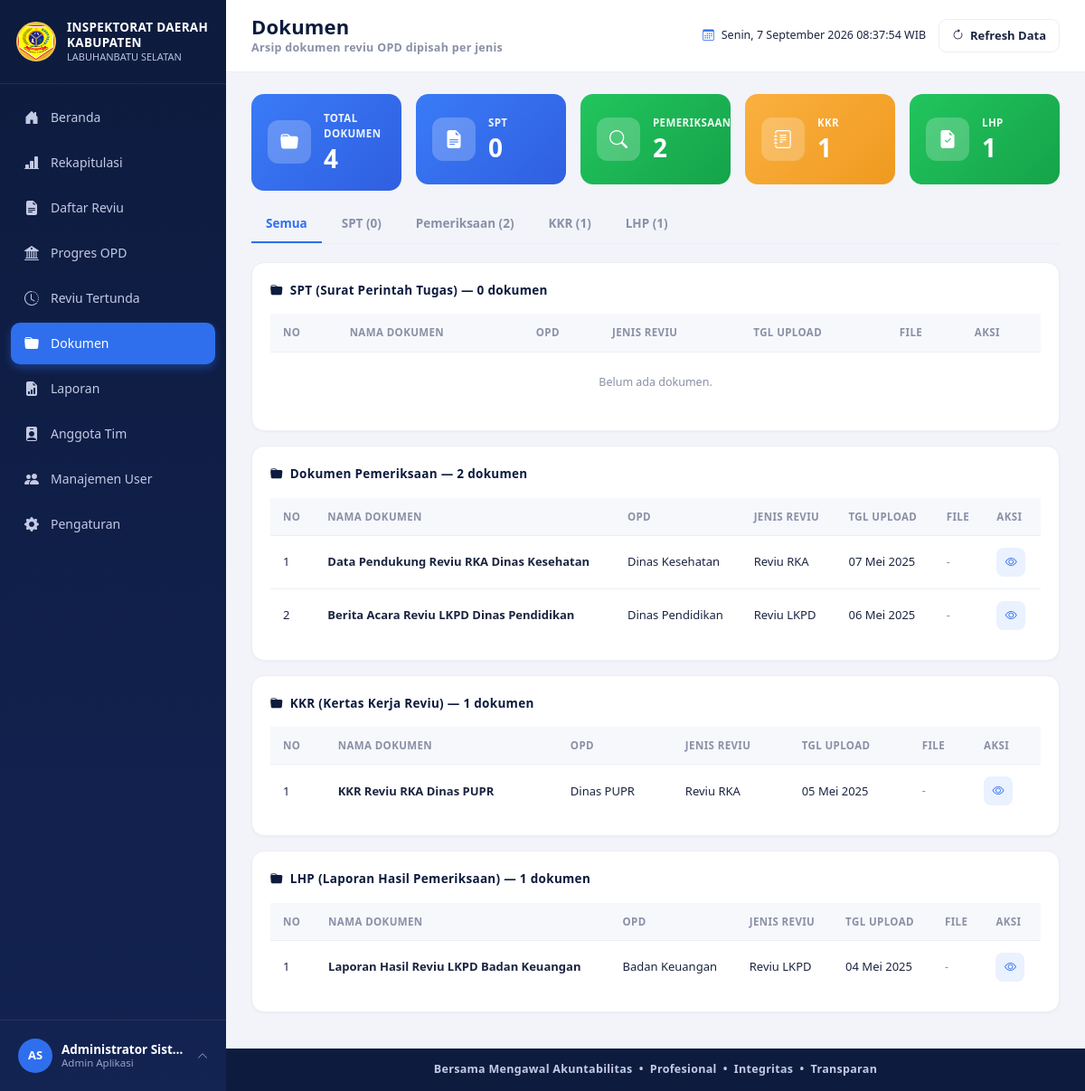
Screenshot of /dokumen.php (signed in) with the database file from the repository.
### tables this page shows
CREATE TABLE users (
  id INT AUTO_INCREMENT PRIMARY KEY,
  username VARCHAR(50) NOT NULL UNIQUE,
  password VARCHAR(255) NOT NULL,
  nama_lengkap VARCHAR(100) NOT NULL,
  jabatan VARCHAR(100) DEFAULT NULL,
  role_id INT NOT NULL,
  avatar VARCHAR(255) DEFAULT NULL,
  status ENUM('aktif','nonaktif') NOT NULL DEFAULT 'aktif',
  created_at TIMESTAMP DEFAULT CURRENT_TIMESTAMP,
  CONSTRAINT fk_users_role FOREIGN KEY (role_id) REFERENCES roles(id)
);

CREATE TABLE dokumen (
  id INT AUTO_INCREMENT PRIMARY KEY,
  reviu_id INT NOT NULL,
  jenis ENUM('SPT','Pemeriksaan','KKR','LHP') NOT NULL DEFAULT 'Pemeriksaan',
  nama_dokumen VARCHAR(150) NOT NULL,
  file_path VARCHAR(255) DEFAULT NULL,
  status ENUM('Lengkap','Belum Lengkap') NOT NULL DEFAULT 'Belum Lengkap',
  tanggal_upload DATE DEFAULT NULL,
  created_at TIMESTAMP DEFAULT CURRENT_TIMESTAMP,
  CONSTRAINT fk_dokumen_reviu FOREIGN KEY (reviu_id) REFERENCES reviu(id) ON DELETE CASCADE
);

CREATE TABLE opd (
  id INT AUTO_INCREMENT PRIMARY KEY,
  nama_opd VARCHAR(150) NOT NULL,
  created_at TIMESTAMP DEFAULT CURRENT_TIMESTAMP
);

CREATE TABLE jenis_reviu (
  id INT AUTO_INCREMENT PRIMARY KEY,
  nama_jenis VARCHAR(100) NOT NULL
);

### includes/auth.php (called while the page is built, shortened)
<?php
require_once __DIR__ . '/../config/database.php';
function is_logged_in()
{
    return isset($_SESSION['user_id']);
}
function base_url($path = '')
{
    return ROOT_URL . $path;
}
function current_user_data()
{
    global $pdo;
    $stmt = $pdo->prepare("SELECT u.*, r.nama_role, r.slug AS role_slug
                            FROM users u JOIN roles r ON r.id = u.role_id
                            WHERE u.id = ? LIMIT 1");
    $stmt->execute([$_SESSION['user_id']]);
    $cached = $stmt->fetch();
    return $cached;
}

### includes/functions.php (called while the page is built, shortened)
<?php
function e($str)
{
    return htmlspecialchars((string) $str, ENT_QUOTES, 'UTF-8');
}
function format_tanggal_indo($date)
{
    $bulan = ['', 'Januari', 'Februari', 'Maret', 'April', 'Mei', 'Juni', 'Juli', 'Agustus', 'September', 'Oktober', 'November', 'Desember'];
    $ts = strtotime($date);
    return date('d', $ts) . ' ' . $bulan[(int) date('n', $ts)] . ' ' . date('Y', $ts);
}
function avatar_url($avatar)
{
    return null;
}
function initials($name)
{
    $parts = preg_split('/\s+/', trim((string) $name));
    $initials = '';
    foreach (array_slice($parts, 0, 2) as $p) {
        if ($p !== '') {
            $initials .= strtoupper(substr($p, 0, 1));
        }
    }
    return $initials !== '' ? $initials : 'U';
}
function dokumen_jenis_list()
{
    return [
        'SPT'         => ['urutan' => 1, 'label' => 'SPT (Surat Perintah Tugas)',       'singkat' => 'SPT',        'progres' => 25],
        'Pemeriksaan' => ['urutan' => 2, 'label' => 'Dokumen Pemeriksaan',               'singkat' => 'Pemeriksaan', 'progres' => 50],
        'KKR'         => ['urutan' => 3, 'label' => 'KKR (Kertas Kerja Reviu)',          'singkat' => 'KKR',        'progres' => 75],
        'LHP'         => ['urutan' => 4, 'label' => 'LHP (Laporan Hasil Pemeriksaan)',   'singkat' => 'LHP',        'progres' => 100],
    ];
}

### dokumen.php (the view, shortened to what this page needs)
<?php
require_once __DIR__ . '/includes/auth.php';
require_once __DIR__ . '/includes/functions.php';
$jenis_list = dokumen_jenis_list();
$tab = $_GET['jenis'] ?? 'semua';
$where = [];
$params = [];
$where_sql = $where ? ('WHERE ' . implode(' AND ', $where)) : '';
$sql = "SELECT d.*, o.nama_opd, r.id AS reviu_id, j.nama_jenis
        FROM dokumen d
        JOIN reviu r ON r.id = d.reviu_id
        JOIN opd o ON o.id = r.opd_id
        JOIN jenis_reviu j ON j.id = r.jenis_reviu_id
        $where_sql
        ORDER BY FIELD(d.jenis,'SPT','Pemeriksaan','KKR','LHP'), d.id DESC";
$stmt = $pdo->prepare($sql);
$stmt->execute($params);
$data = $stmt->fetchAll();
$rekap = $pdo->query("SELECT jenis, COUNT(*) AS jml FROM dokumen GROUP BY jenis")->fetchAll(PDO::FETCH_KEY_PAIR);
include __DIR__ . '/includes/header.php';
function render_dok_table($rows)
{
    echo '<div style="overflow-x:auto;"><table class="table-x">';
    echo '<thead><tr><th>No</th><th>Nama Dokumen</th><th>OPD</th><th>Jenis Reviu</th><th>Tgl Upload</th><th>File</th><th>Aksi</th></tr></thead><tbody>';
    if (empty($rows)) {
        echo '<tr><td colspan="7" class="text-center py-4 small-muted">Belum ada dokumen.</td></tr>';
    } else {
        $no = 1;
        foreach ($rows as $d) {
            echo '<tr>';
            echo '<td>' . $no++ . '</td>';
            echo '<td><b>' . e($d['nama_dokumen']) . '</b></td>';
            echo '<td>' . e($d['nama_opd']) . '</td>';
            echo '<td>' . e($d['nama_jenis']) . '</td>';
            echo '<td>' . format_tanggal_indo($d['tanggal_upload']) . '</td>';
            if (!empty($d['file_path'])) {
                echo '<td><a href="uploads/dokumen/' . e($d['file_path']) . '" target="_blank" class="small-muted" style="color:var(--blue); font-weight:700;"><i class="bi bi-paperclip"></i> Lihat</a></td>';
            } else {
                echo '<td><span class="small-muted">-</span></td>';
            }
            echo '<td><a href="reviu_detail.php?id=' . (int)$d['reviu_id'] . '" class="btn-eye"><i class="bi bi-eye"></i></a></td>';
            echo '</tr>';
        }
    }
    echo '</tbody></table></div>';
}
?>
<div class="row g-3 mb-3">
  <?php
  $total = array_sum($rekap);
  $cards = [
    ['Total Dokumen', $total, 'stat-blue', 'bi-folder-fill'],
    ['SPT', (int)($rekap['SPT'] ?? 0), 'stat-blue', 'bi-file-earmark-text-fill'],
    ['Pemeriksaan', (int)($rekap['Pemeriksaan'] ?? 0), 'stat-green', 'bi-search'],
    ['KKR', (int)($rekap['KKR'] ?? 0), 'stat-amber', 'bi-journal-text'],
    ['LHP', (int)($rekap['LHP'] ?? 0), 'stat-green', 'bi-file-earmark-check-fill'],
  ];
  foreach ($cards as $c): ?>
  <div style="flex:1; min-width:150px;">
    <div class="stat-card <?= $c[2] ?>"><div class="stat-icon"><i class="bi <?= $c[3] ?>"></i></div>
      <div><div class="stat-label"><?= e($c[0]) ?></div><div class="stat-value"><?= $c[1] ?></div></div></div>
  </div>
  <?php endforeach; ?>
</div>
<div class="tab-x">
  <a href="?jenis=semua" style="text-decoration:none;"><button class="<?= $tab==='semua'?'active':'' ?>">Semua</button></a>
  <?php foreach ($jenis_list as $key => $cfg): ?>
    <a href="?jenis=<?= e($key) ?>" style="text-decoration:none;"><button class="<?= $tab===$key?'active':'' ?>"><?= e($cfg['singkat']) ?> (<?= (int)($rekap[$key] ?? 0) ?>)</button></a>
  <?php endforeach; ?>
</div>
<?php if ($tab === 'semua'): ?>
  <?php
  $grouped = [];
  foreach ($data as $d) { $grouped[$d['jenis']][] = $d; }
  foreach ($jenis_list as $key => $cfg): ?>
  <div class="card-x mb-3">
    <div class="card-x-title"><i class="bi bi-folder-fill"></i> <?= e($cfg['label']) ?> &mdash; <?= count($grouped[$key] ?? []) ?> dokumen</div>
    <?php render_dok_table($grouped[$key] ?? []); ?>
  </div>
  <?php endforeach; ?>
<?php endif; ?>
<?php include __DIR__ . '/includes/footer.php'; ?>

### includes/sidebar.php (shortened to what this page needs)
<?php
$__user = current_user_data();
$__role = current_role();
$__current_page = basename($_SERVER['PHP_SELF']);
$menu_items = [
  ['label' => 'Beranda',         'icon' => 'bi-house-door-fill',            'link' => 'index.php',           'roles' => ['administrator', 'auditor', 'pimpinan']],
  ['label' => 'Rekapitulasi',    'icon' => 'bi-bar-chart-line-fill',        'link' => 'rekapitulasi.php',    'roles' => ['administrator', 'auditor', 'pimpinan']],
  ['label' => 'Daftar Reviu',    'icon' => 'bi-file-earmark-text-fill',     'link' => 'daftar_reviu.php',    'roles' => ['administrator', 'auditor']],
  ['label' => 'Progres OPD',     'icon' => 'bi-bank2',                      'link' => 'progres_opd.php',     'roles' => ['administrator', 'auditor']],
  ['label' => 'Reviu Tertunda',  'icon' => 'bi-clock-history',              'link' => 'reviu_tertunda.php',  'roles' => ['administrator', 'auditor']],
  ['label' => 'Dokumen',         'icon' => 'bi-folder-fill',                'link' => 'dokumen.php',         'roles' => ['administrator', 'auditor']],
  ['label' => 'Laporan',         'icon' => 'bi-file-earmark-bar-graph-fill', 'link' => 'laporan.php',        'roles' => ['administrator', 'auditor']],
  ['label' => 'Anggota Tim',     'icon' => 'bi-person-badge-fill',          'link' => 'anggota_tim.php',     'roles' => ['administrator']],
  ['label' => 'Manajemen User',  'icon' => 'bi-people-fill',                'link' => 'user_management.php', 'roles' => ['administrator']],
  ['label' => 'Pengaturan',      'icon' => 'bi-gear-fill',                  'link' => 'pengaturan.php',      'roles' => ['administrator', 'auditor']],
];
$__avatar = avatar_url($__user['avatar']);
?>
<aside class="sidebar" id="appSidebar">
    <div class="sidebar-brand">
        <img src="<?= e(base_url('assets/images/logo-kabupaten.png')) ?>" alt="Logo Kabupaten Labuhanbatu Selatan"
            class="logo-emblem" onerror="this.style.display='none'">
        <div class="brand-text">
            <div class="t1">INSPEKTORAT DAERAH</div>
            <div class="t1">KABUPATEN</div>
            <div class="t2">LABUHANBATU SELATAN</div>
        </div>
    </div>
    <nav class="sidebar-menu">
        <?php foreach ($menu_items as $item):
      $is_active = $__current_page === $item['link'];
    ?>
        <a href="<?= e(base_url($item['link'])) ?>" class="menu-item <?= $is_active ? 'active' : '' ?>">
            <i class="bi <?= e($item['icon']) ?>"></i>
            <span><?= e($item['label']) ?></span>
        </a>
        <?php endforeach; ?>
    </nav>
    <div class="sidebar-user">
        <div class="user-row" id="userRowToggle">
            <?php if ($__avatar): ?>
            <img src="<?= e($__avatar) ?>" class="avatar-sm" alt="avatar">
            <?php else: ?>
            <div class="avatar-sm"><?= e(initials($__user['nama_lengkap'])) ?></div>
            <?php endif; ?>
            <div class="user-info">
                <div class="u-name"><?= e($__user['nama_lengkap']) ?></div>
                <div class="u-role"><?= e($__user['jabatan'] ? $__user['jabatan'] : role_label($__role)) ?></div>
            </div>
            <i class="bi bi-chevron-up caret"></i>
        </div>
    </div>
</aside>

### rows the page displays
users: nama_lengkap "AS", nama_lengkap "Administrator Sist…", jabatan "Admin Aplikasi"
dokumen: nama_dokumen "Data Pendukung Reviu RKA Dinas Kesehatan", opd.nama_opd "Dinas Kesehatan", jenis_reviu.nama_jenis "Reviu RKA", tanggal_upload "07 Mei 2025"
dokumen: nama_dokumen "Berita Acara Reviu LKPD Dinas Pendidikan", opd.nama_opd "Dinas Pendidikan", jenis_reviu.nama_jenis "Reviu LKPD", tanggal_upload "06 Mei 2025"
dokumen: nama_dokumen "KKR Reviu RKA Dinas PUPR", opd.nama_opd "Dinas PUPR", jenis_reviu.nama_jenis "Reviu RKA", tanggal_upload "05 Mei 2025"
dokumen: nama_dokumen "Laporan Hasil Reviu LKPD Badan Keuangan", opd.nama_opd "Badan Keuangan", jenis_reviu.nama_jenis "Reviu LKPD", tanggal_upload "04 Mei 2025"

### other values shown
$item['label'] "Beranda"
$item['label'] "Rekapitulasi"
$item['label'] "Daftar Reviu"
$item['label'] "Progres OPD"
$item['label'] "Reviu Tertunda"
$item['label'] "Dokumen"
$item['label'] "Laporan"
$item['label'] "Anggota Tim"
$item['label'] "Manajemen User"
$item['label'] "Pengaturan"
$page_title "Dokumen"
$page_subtitle "Arsip dokumen reviu OPD dipisah per jenis"
$c[0] "TOTAL DOKUMEN"
$c[1] "4"
$c[0] "SPT"
